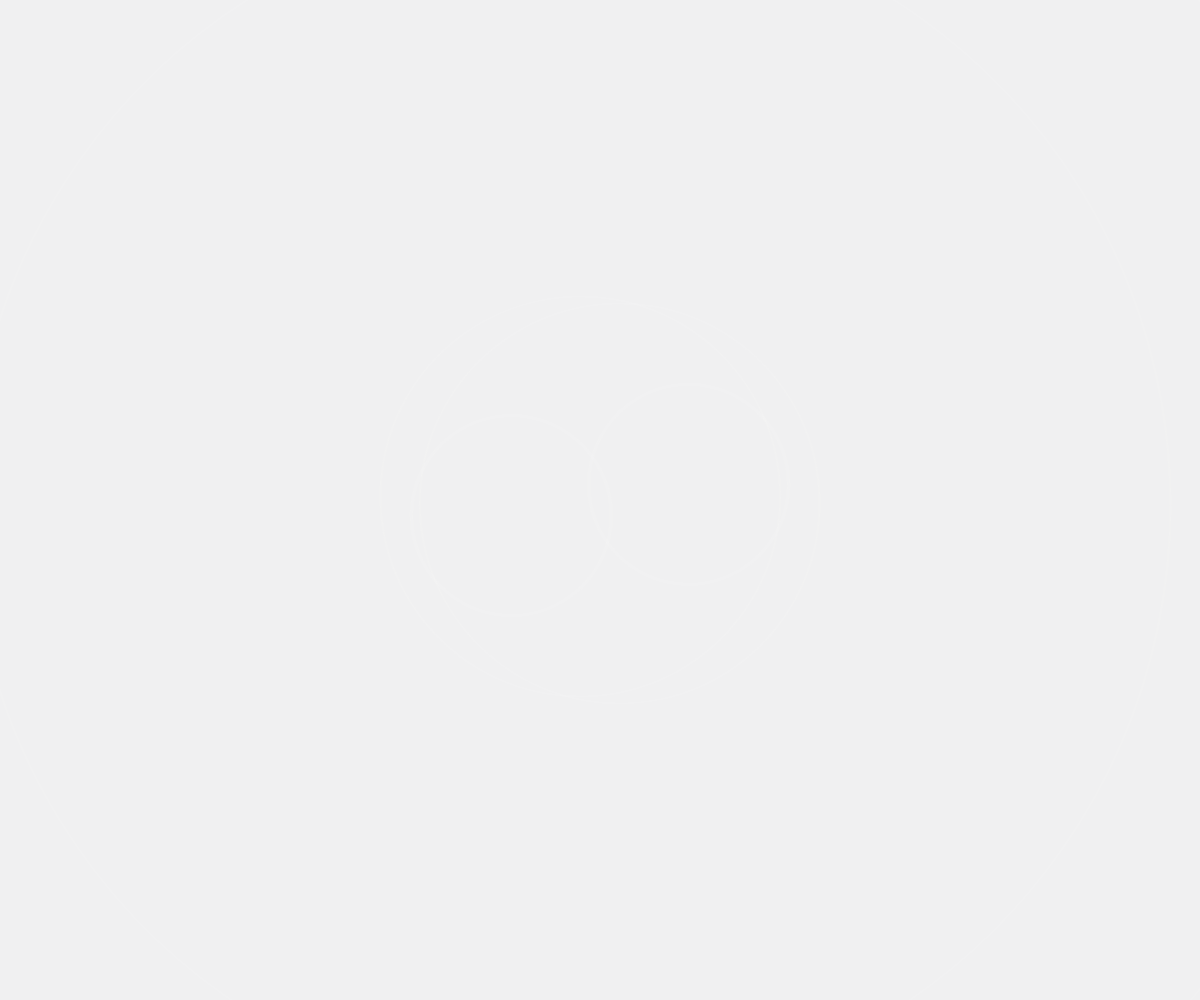
Frame 1 (no input)
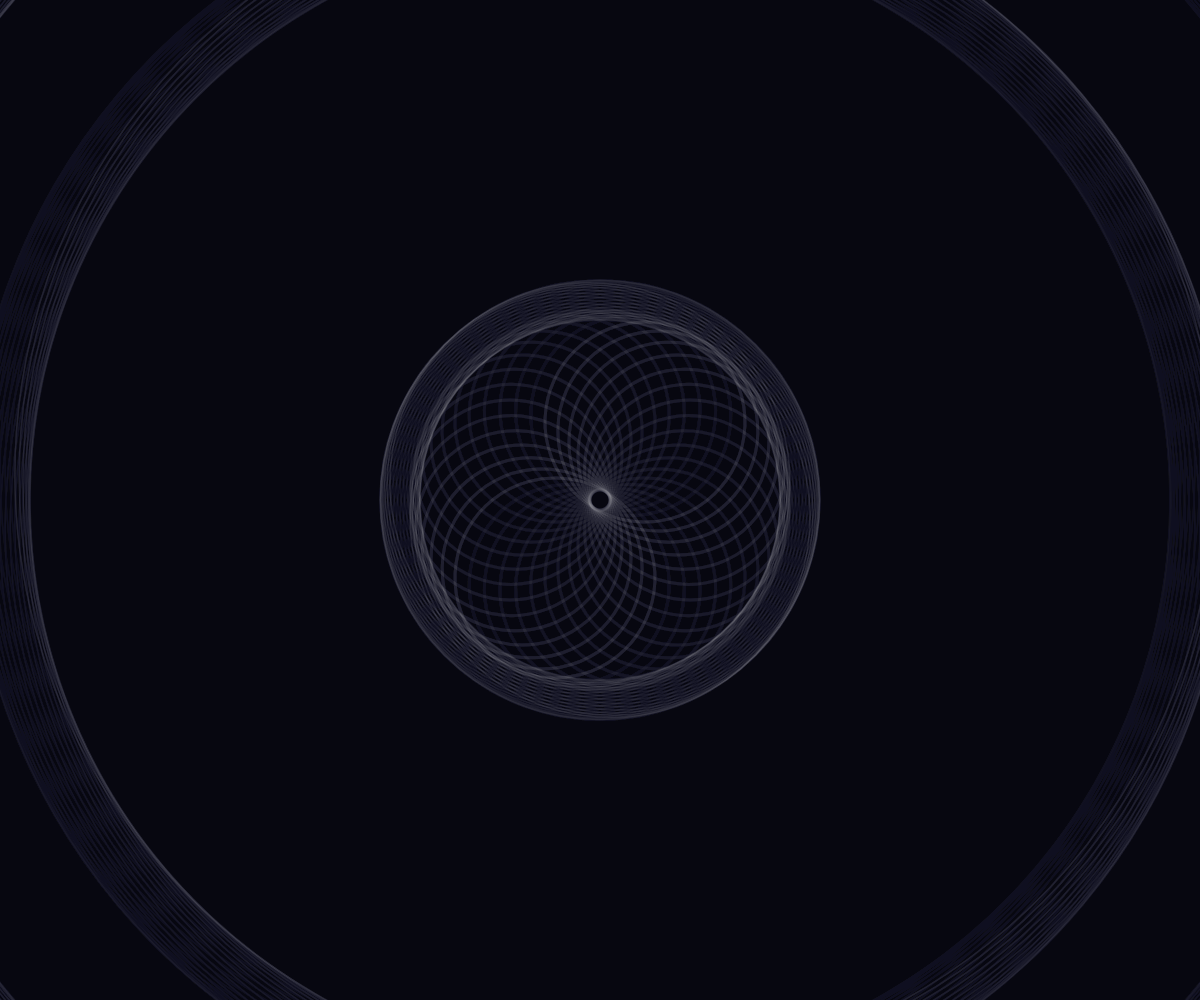
Frame 60 (no input)
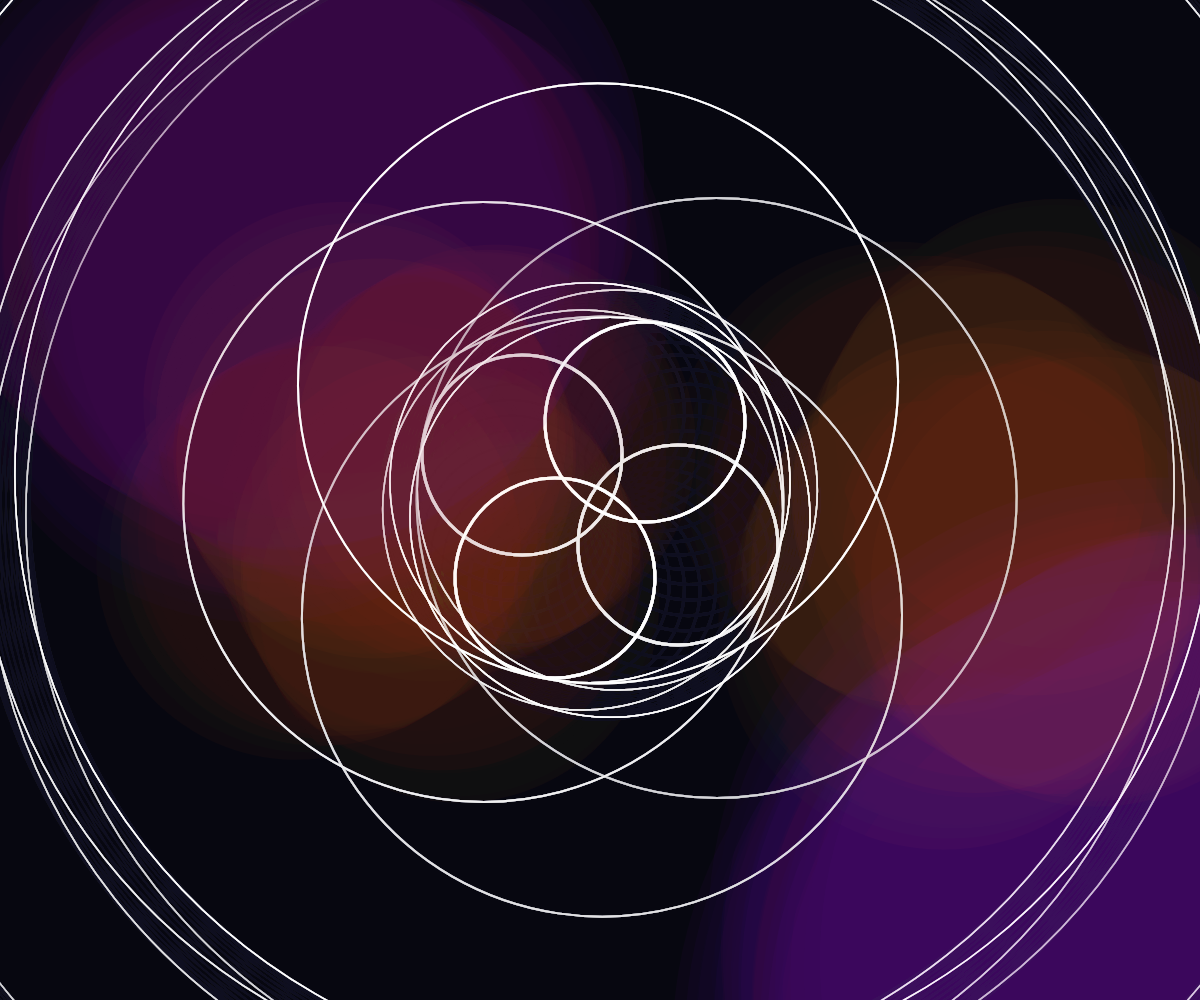
Frame 120 (the mouse pressed at the canvas centre since frame 60)

The p5.js sketch that drew these frames (run headless with seeded random() and noise() and a simulated clock; from frame 60 on, the mouse is pressed at the canvas centre):

// p5.js sketch
// ── sketch.js
let winkel = 0; // Startwinkel für Quadrat
let threshold = 400; // Hinzufügen der weiteren Elemente

function setup() {
  createCanvas(windowWidth, windowHeight);
  rectMode(CENTER);
  angleMode(DEGREES);
  textAlign(CENTER, CENTER);
}

function draw() {
  background(0, 0, 20, 15);

  // Drehgeschwindigkeit mit Steuerung Maus
  let maxDist = dist(width / 2, height / 2, 0, 0);
  let aktuelleDist = dist(mouseX, mouseY, width / 2, height / 2);

  let speedFactor = map(aktuelleDist, 0, maxDist, 90, -10);
  winkel += speedFactor;

  let zentrifugalKraft = map(aktuelleDist, 0, maxDist, 255, 1);
  zentrifugalKraft = random(90);

  // Deckkraft mit Steuerung Maus
  let alpha = map(aktuelleDist, 0, maxDist, 255, 20);

  // Kreis weiss 1
  push();
  translate(width / 2, height / 2);
  rotate(-winkel);
  fill(255, 255, 255, 0);
  stroke(255, 255, 255, alpha);
  strokeWeight(1.5);
  ellipse(20, 0, 400, 400);
  pop();

  // Kreis weiss 2
  push();
  translate(width / 2, height / 2);
  rotate(-winkel);
  fill(255, 255, 255, 0);
  stroke(255, 255, 255, alpha);
  strokeWeight(1.5);
  ellipse(-20, 0, 400, 400);
  pop();

  // Kreis weiss 3
  push();
  translate(width / 2, height / 2);
  rotate(winkel);
  fill(255, 255, 255, 0);
  stroke(255, 255, 255, alpha);
  strokeWeight(3);
  ellipse(-90, 0, 200, 200);
  pop();

  // Kreis weiss 4
  push();
  translate(width / 2, height / 2);
  rotate(winkel);
  fill(255, 255, 255, 0);
  stroke(255, 255, 255, alpha);
  strokeWeight(3);
  ellipse(90, 0, 200, 200);
  pop();

  // Kreis weiss 5
  push();
  translate(width / 2, height / 2);
  rotate(-winkel);
  fill(255, 255, 255, 0);
  stroke(255, 255, 255, alpha);
  strokeWeight(1.5);
  ellipse(-30, 0, 1600, 1600);
  pop();

  // Kreis weiss 6
  push();
  translate(width / 2, height / 2);
  rotate(winkel);
  fill(255, 255, 255, 0);
  stroke(255, 255, 255, alpha);
  strokeWeight(1.5);
  ellipse(-30, 0, 1200, 1200);
  pop();


  //plan: ab einer gewissen Nähe entstehen neue rotierende Elemente
  // Kreis  verschoben lila
  if (aktuelleDist < threshold) {
    push();
    translate(width / 4, height / 4);
    rotate(winkel);
    noStroke();
    fill(100, 10, 100, 15);
    ellipse(zentrifugalKraft, 0, 600, 600);
    pop();
  }

  // Kreis rechte untere Ecke 
  if (aktuelleDist < threshold) {
    push();
    translate(width, height);
    rotate(-winkel);
    noStroke();
    fill(150, 20, 200, 8);
    ellipse(zentrifugalKraft, 0, 900, 900);
    pop();
  }

  // Kreis orange links
  if (aktuelleDist < threshold) {
    push();
    translate(width / 3, height / 2);
    rotate(-winkel);
    noStroke();
    fill(240, 100, 10, 8);
    ellipse(zentrifugalKraft + 30, 0, 400, 400);
    pop();
  }

  // Kreis orange rechts
  if (aktuelleDist < threshold) {
    push();
    translate(width / 1.2, height / 1.9);
    rotate(winkel);
    noStroke();
    fill(255, 120, 10, 7);
    ellipse(zentrifugalKraft + 30, 0, 450, 450);
    pop();
  }

// Kreis weiss noFill
  if (aktuelleDist < threshold) {
    push();
    translate(width / 2, height / 2);
    rotate(winkel);
    fill(255, 255, 255, 0);
    stroke(255, 255, 255, alpha);
    strokeWeight(2);
    ellipse(-100, 60, 600, 600);
    pop();
  }

}
